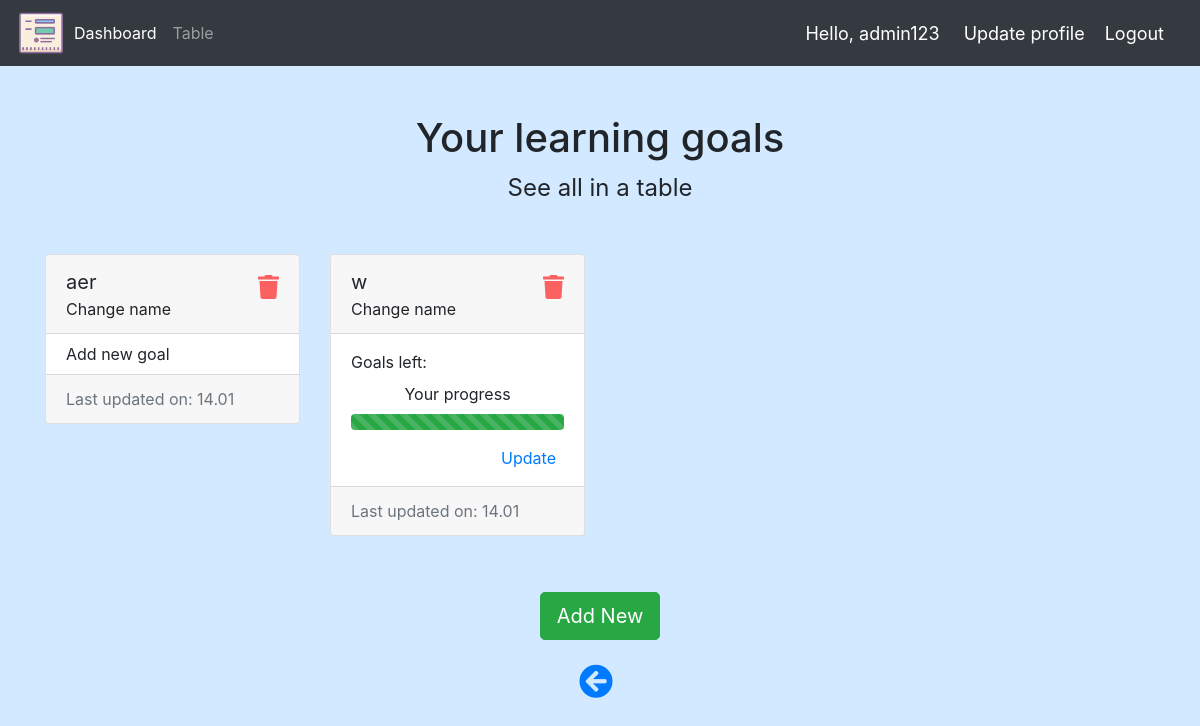
/dashboard/?page=2 (signed in), run on the app's committed database.
### goals/models.py (models this page shows, shortened)
class LearningGoal(models.Model):
    name = models.CharField(blank=True, max_length=40)
    created_at = models.DateTimeField(auto_now_add=True)
    updated_at = models.DateTimeField(auto_now=True)
    user = models.ForeignKey(User, null=True, on_delete=models.CASCADE)

### goals/views.py (the view)
# urls.py: path("dashboard/", views.dashboard, name="dashboard"),
@login_required
def dashboard(request):
    template_name = "to_do_manager/dashboard.html"
    LearningGoals = (
        request.user.learninggoal_set.prefetch_related(
            Prefetch("tasks",
                     queryset=SingleTask.objects.filter(completed=False))
        )
        .annotate(counter=Count("tasks"))
        .order_by("-updated_at")
    )
    paginator = Paginator(LearningGoals, 4)
    page_number = request.GET.get("page")
    page_obj = paginator.get_page(page_number)
    context = {"page_obj": page_obj}
    return render(request, template_name, context)

### templates/to_do_manager/dashboard.html (shortened to what this page needs)
{% extends "to_do_manager/base.html" %}
{% block content %}
{% load mathfilters %}
<div class="row mt-5">
    <h1 class="col-12 text-center">Your learning goals</h1>
    <a class="col-12 text-center table-link mb-5" href="{% url 'dashboard_table' %}">See all in a table</a></h1>
</div>
<div class="row">
    {% for learninggoal in page_obj  %}
    <div class="col-3">
        <div class="card mb-2">
            <div class="card-header d-flex justify-content-between">
                <div>
                    <p class="mb-0">{{ learninggoal.name }}</p>
                    <a href="{% url 'change_goal_name' learninggoal.pk %}" class="change-link">Change name</a>
                </div>
                <div class="pt-2">
                    <a href="{% url 'delete_goal' learninggoal.pk %}" class="iconfo"><i class="fas fa-trash"></i></a>
                </div>
            </div>
            <div class="card-body py-2">
                {% if learninggoal.counter %}
                <p class="my-2">Goals left:</p>
                {% with numerator=learninggoal.tasks.all.count x=1 denominator=learninggoal.counter|default_if_none:1 %}
                <div class="" d-flex align-items-center flex-column"">
                    <p class="mb-0 mt-2 text-center">Your progress</p>
                    <div class="progress mt-2">
                        <div class="progress-bar progress-bar-striped bg-success" role="progressbar"
                            style="width: {{ denominator|sub:numerator|div:denominator|mul:100 }}%"
                            aria-valuenow="{{ denominator|sub:numerator|div:denominator|mul:100 }}" aria-valuemin="0"
                            aria-valuemax="100">
                        </div>
                    </div>
                    <div class="d-flex">
                        <a href="{% url 'task_list' pk=learninggoal.pk %}"
                            class="iconfo ml-auto p-2 mt-2">Update</a>
                    </div>
                </div>
                {% endwith %}
                {% else %}
                <a href="{% url 'task_list' pk=learninggoal.pk %}" class="change-link add">Add new goal</a>
                {% endif %}
            </div>
            <div class="card-footer text-muted">Last updated on: {{ learninggoal.updated_at| date:"d.m" }}</div>
        </div>
    </div>
    {% endfor %}
</div>
<div class="d-flex flex-column justify-content-center align-items-center">
    <a class="btn btn-success btn-lg mt-5 " href="{% url 'create_goal' %}" role="button">Add New</a>
    <div class="pagination mt-4">
        <span class="step-links">
            {% if page_obj.has_previous %}
            <a class="mr-2" href="?page={{ page_obj.previous_page_number }}"><i
                    class="fa fa-arrow-circle-left arrow-page" aria-hidden="true"></i>
            </a>
            {% endif %}
        </span>
    </div>
</div>
{% endblock content %}

### templates/to_do_manager/navbar.html (shortened to what this page needs)
{% load static %}
<nav class="navbar navbar-expand-lg navbar-dark bg-dark">
    <a href="{% url 'dashboard' %}"><img src="{% static 'to_do_manager/images/icon.png' %}" alt="logo" height="50"
            width="50"></a>
    <div class="collapse navbar-collapse" id="navbarText">
        <ul class="navbar-nav mr-auto">
            {% if request.get_full_path == "/dashboard-table/" %}
            <li class="nav-item">
                <a class="nav-link" href="{% url 'dashboard' %}">Dashboard</a>
            </li>
            <li class="nav-item active">
                <a class="nav-link" href="{% url 'dashboard_table' %}">Table</a>
            </li>
            {% else %}
            <li class="nav-item active">
                <a class="nav-link" href="{% url 'dashboard' %}">Dashboard</a>
            </li>
            <li class="nav-item">
                <a class="nav-link" href="{% url 'dashboard_table' %}">Table</a>
            </li>
            {% endif %}
        </ul>
    </div>
    <span class="hello-msg mr-4">Hello, {{ request.user }}</span>
    <span><a class="hello-msg logout " href="{% url 'update_profile' request.user.pk %}">Update profile</a></span>
    <span><a class="hello-msg logout " href="{% url 'logout' %}">Logout</a></span>
</nav>

### static/to_do_manager/css/style.css (style rules this page uses)
body, html { margin: 0; padding: 0; background: rgb(210, 233, 255) !important; height: 100vh; }
.hello-msg { font-size: 18px; color: #ffffff; margin: 0 20px 0 0; }
.card-header p { font-size: 1.25rem; }
.fa-pen-square, .fa-trash { font-size: 1.5rem; }
.iconfo .fa-trash { color: rgba(255, 0, 0, 0.609); }
.change-link { color: inherit; font-size: 0.725rem; margin: 0; padding: 0; }
.change-link, .add { font-size: 1rem; }
.table-link { color: inherit; font-size: 1.5rem; margin: 0; padding: 0; }
.arrow-page { font-size: 2.125rem; }

### data on the page
LearningGoal: name "aer", shows "Add new goal", updated_at "14.01"
LearningGoal: name "w", {{ denominator|sub:numerator|div:denominator|mul:100 }} 100.0 (drawn), updated_at "14.01"

### other printed values
{{ request.user }} "admin123"
